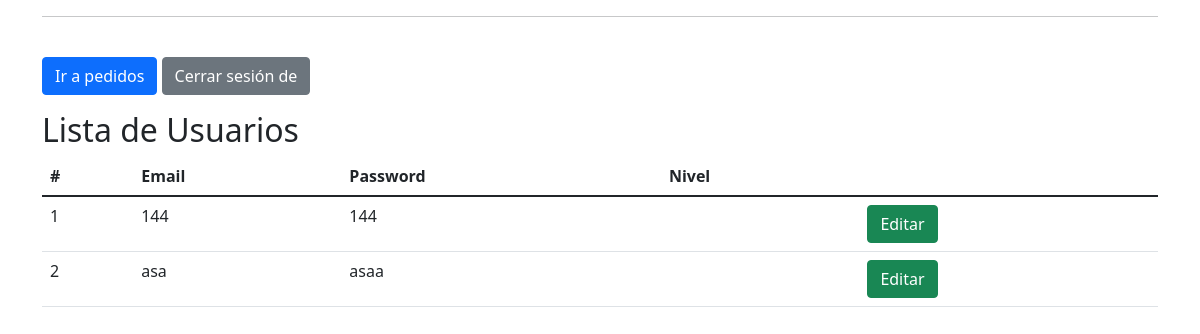
Before: /usuarios_registrados.php with the older database file.
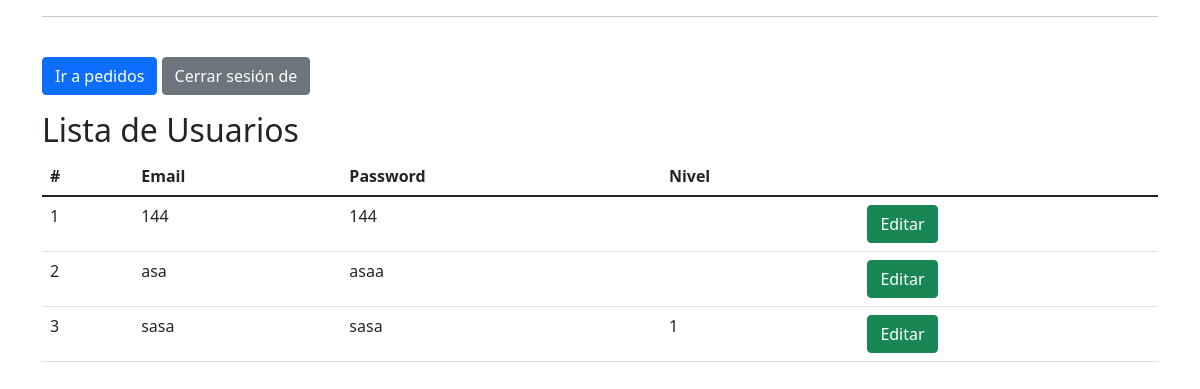
After: the same page with the newer database file.
### tables this page shows
CREATE TABLE `usuario` (
  `id_usuario` int(11) NOT NULL,
  `nombre` varchar(10) DEFAULT NULL,
  `apellido` varchar(20) DEFAULT NULL,
  `email` varchar(255) DEFAULT NULL,
  `contraseña` varchar(255) NOT NULL,
  `nivel` int(1) DEFAULT 1
);

### funciones.php (called while the page is built, shortened)
<?php
function escapar($html){
    return htmlspecialchars($html, ENT_QUOTES | ENT_SUBSTITUTE, "UTF-8");
}

### usuarios_registrados.php (the view, shortened to what this page needs)
<?php
include 'funciones.php';
$error = false;
$config = include 'config.php';
try {
    $dsn = 'mysql:host=' . $config['db']['host'] . ';dbname=' . $config['db']['name'];
    $conexion = new PDO($dsn, $config['db']['user'], $config['db']['pass'], $config['db']['options']);
    if (isset($_POST['nombre'])) {
        $consultaSQL = "SELECT * FROM usuario WHERE email LIKE '%" . $_POST['nombre'] . "%'";
    } else {
        $consultaSQL = "SELECT * FROM usuario";
    }
    $sentencia = $conexion->prepare($consultaSQL);
    $sentencia->execute();
    $productos = $sentencia->fetchAll();
} catch(PDOException $error) {
    $error= $error->getMessage();
}
   $titulo = isset($_POST['nombre']) ? 'Lista de Usuarios (' . $_POST['nombre'] . ')' : 'Lista de Usuarios';
?>
<?php include "templates/header.php"; ?>
<div class="container">
  <div class="row">
    <div class="col-md-12">
	    <hr>
	    <a href="inicio_crud.php"  class="btn btn-primary mt-4">Ir a pedidos</a>
	  <a href="logout.php"  class="btn btn-secondary mt-4">Cerrar sesión de <?php echo $_SESSION["nombre"] ?> </a>
    </div>
  </div>
</div>
<div class="container">
  <div class="row">
    <div class="col-md-12">
      <h2 class="mt-3"><?= $titulo ?></h2>
      <table class="table">
        <thead>
          <tr>
            <th>#</th>
            <th>Email</th>
            <th>Password</th>
            <th>Nivel</th>
          </tr>
        </thead>
        </div>
        <tbody>
          <?php
          if ($productos && $sentencia->rowCount() > 0) {
            foreach ($productos as $fila) {
              ?>
              <tr>
                <td><?php echo escapar ($fila["id_usuario"]);?></td>
                <td><?php echo escapar($fila["email"]); ?></td>
                <td><?php echo escapar($fila["contraseña"]); ?></td>
                <td><?php echo escapar($fila["nivel"]); ?></td>
                <td>
                <a href="editar_u.php?id_usuario=<?php echo escapar ($fila["id_usuario"]); ?>" class="btn btn-success">Editar</a>
                </td>
              </tr>
              <?php
            }
          }
          ?>
    </div>
  </div>
<?php include "templates/footer.php"; ?>

Changed rows visible on the page:
added usuario: id_usuario "3", email "sasa", contraseña "sasa", nivel "1"
